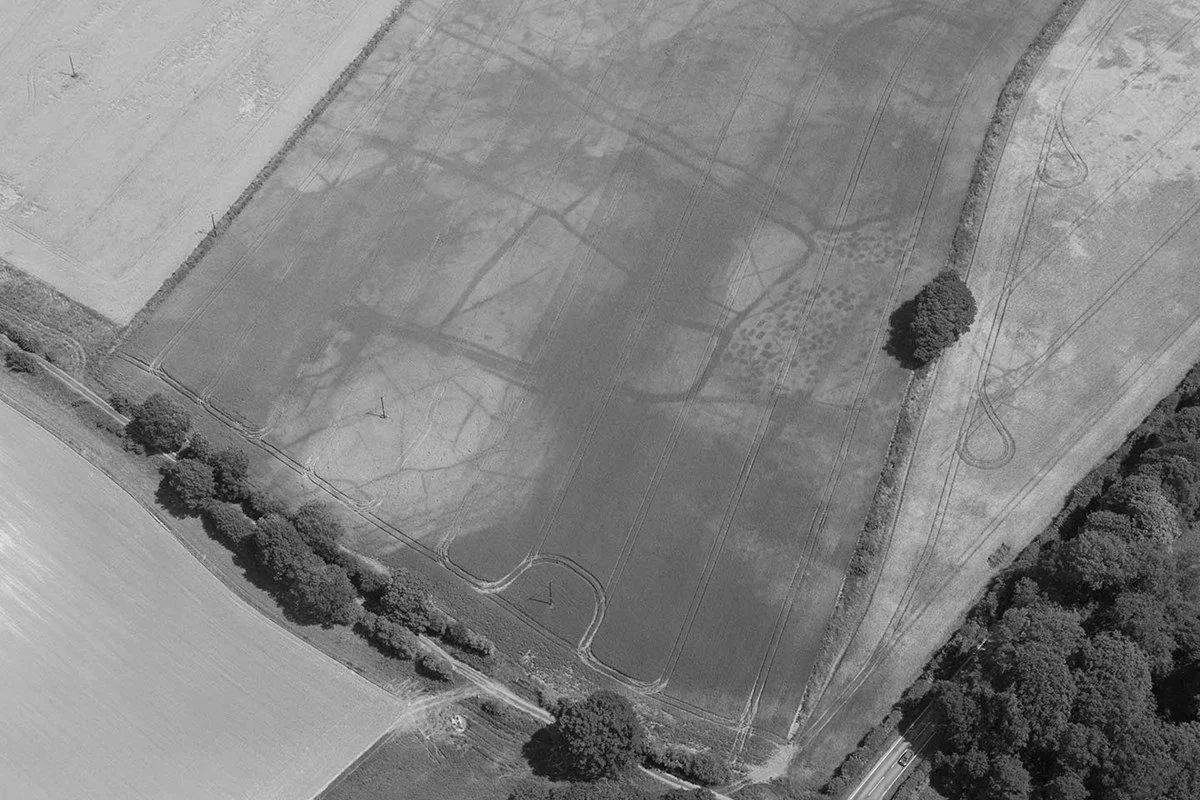
#> input picture Greyscaled/SampleThree.png, 1200 x 800 px, found by its file name; the run also reads 1 picture not shown here
$ python LoG.py
#> lines starting #> are read from the running program, lines starting #| are printed output that depends on the picture
import cv2
from matplotlib.pyplot import yticks
import numpy as np
import matplotlib.pyplot as plt

img0 = cv2.imread("Greyscaled/SampleThree.png")
#> img0 is the input picture: shape (800, 1200, 3); min 1, max 243, mean 131.2
img1 = cv2.imread("Histogram Equalized.jpg")
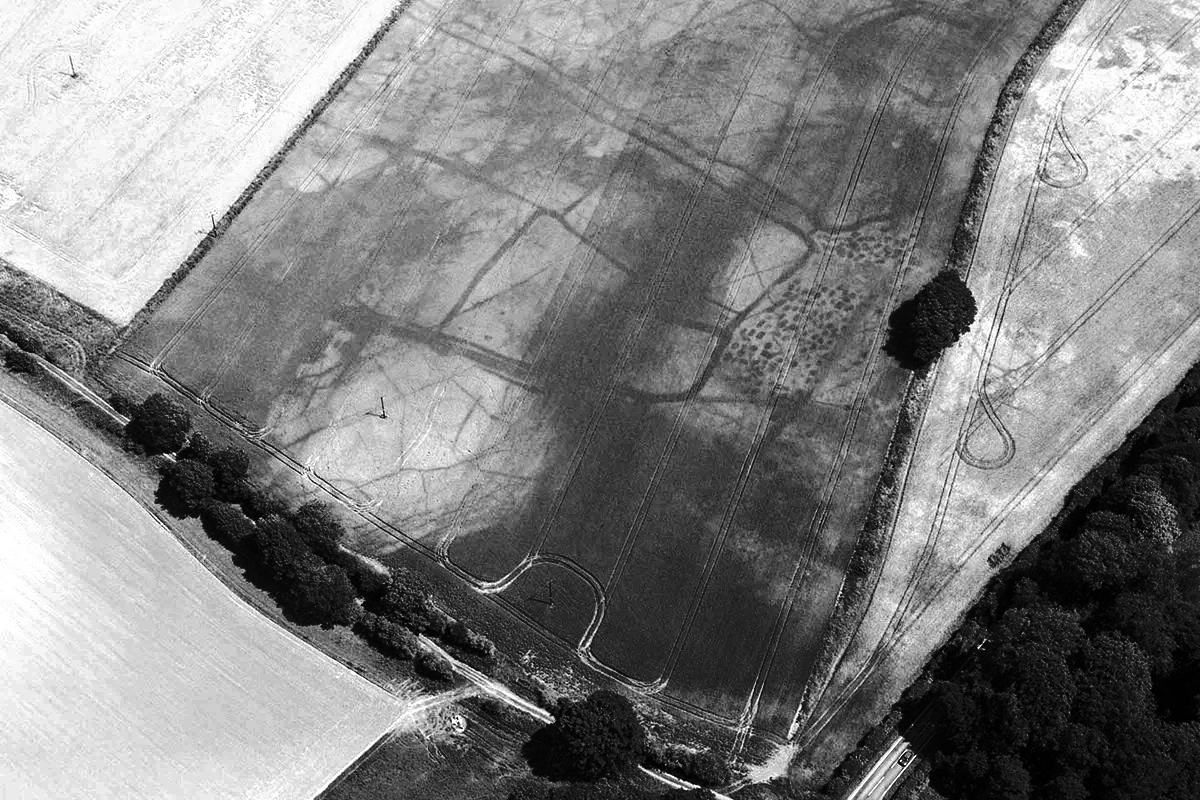
#> input picture Histogram Equalized.jpg, 1200 x 800 px, found by its file name
#> img1 is the input picture: shape (800, 1200, 3); min 0, max 255, mean 129.6
img2 = cv2.imread("SingContrast 0.2.jpg")
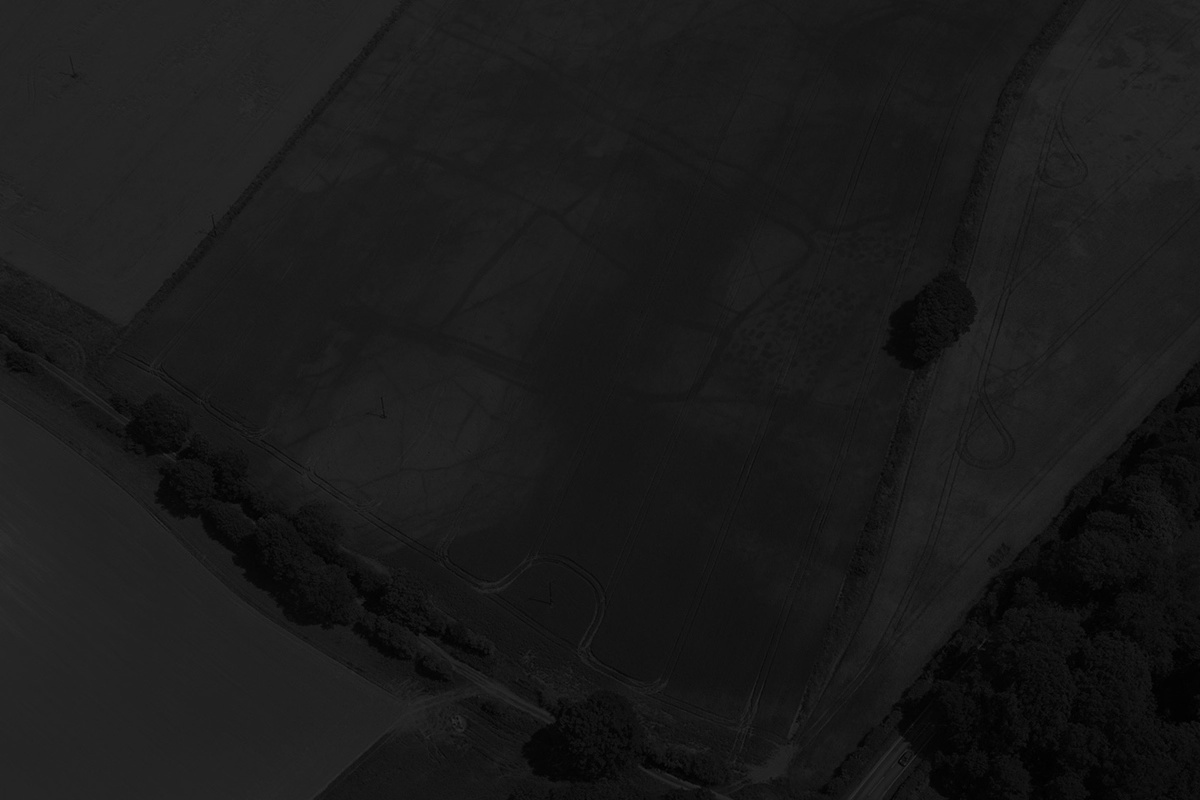
#> input picture SingContrast 0.2.jpg, 1200 x 800 px, found by its file name
#> img2 is the input picture: shape (800, 1200, 3); min 0, max 48, mean 26.2
img3 = cv2.imread("Degraded Images/Sample One Blurr.jpeg")
Scharrx = np.array([[0,-1,0],[-1,4,-1],[0,-1,0]])

Scharry = np.array([[3, 10, 3],[0,0,0],[-3,10,-3]])

edge_p1 = cv2.filter2D(img1,-1, Scharrx)+ cv2.filter2D(img1,-1, Scharry)
edge_p2 = cv2.filter2D(img2,-1, Scharrx) + cv2.filter2D(img2,-1, Scharry)
edge_p3 = cv2.filter2D(img3,-1, Scharrx)+ cv2.filter2D(img3,-1, Scharry)
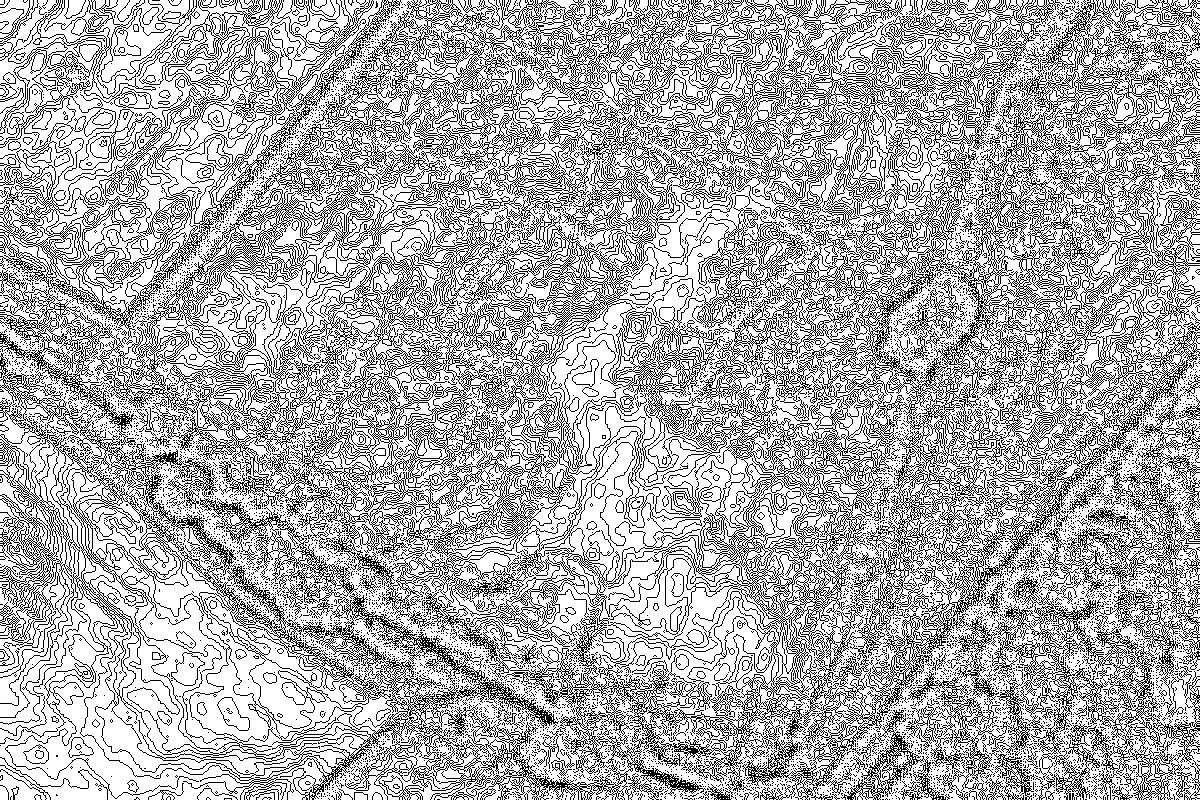
#> edge_p3: shape (800, 1200, 3); min 0, max 255, mean 176.1
edge_p4 = cv2.filter2D(img0,-1, Scharrx)+ cv2.filter2D(img0,-1, Scharry)
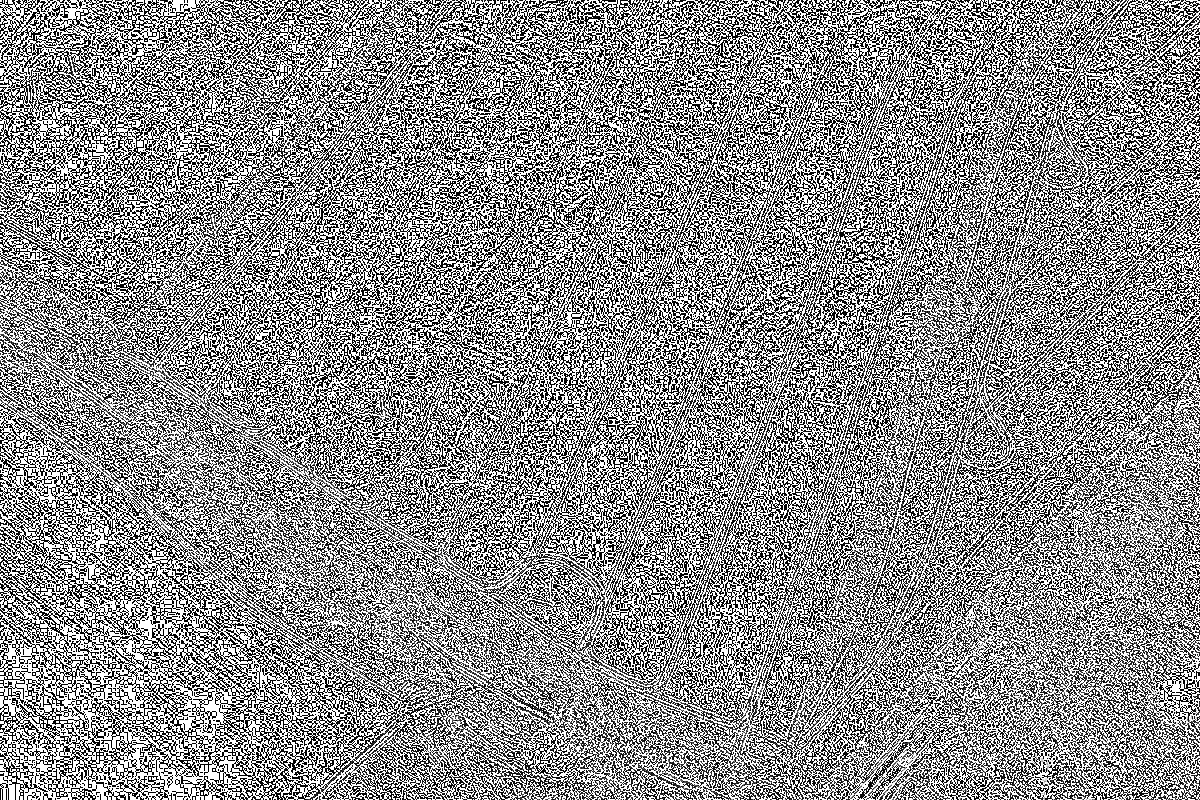
#> edge_p4: shape (800, 1200, 3); min 0, max 255, mean 141.4

titles = ["Original","Histogram Equalized","Contrast Dark","Median Filtered"]

images = [edge_p4,edge_p1,edge_p2, edge_p3]
for i in range(4):
    plt.subplot(2,2,i+1)
    plt.imshow(images[i])
    plt.title(titles[i])
    plt.xticks([])
    plt.yticks([])

plt.show()

cv2.waitKey()
cv2.destroyAllWindows()
